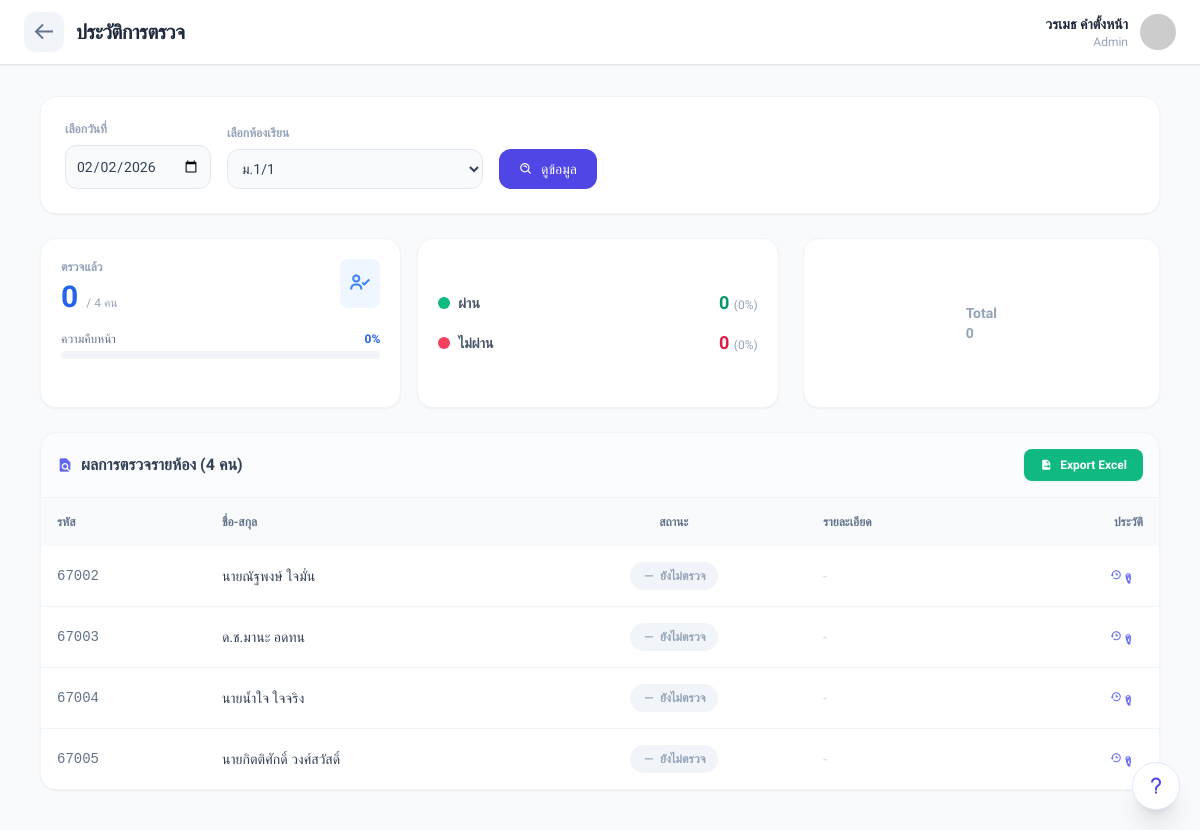
The app's page /history.php (signed in) with its own data.
### tables this page shows
CREATE TABLE `students` (
  `student_id` int(11) NOT NULL,
  `student_code` varchar(20) NOT NULL,
  `prefix` varchar(20) DEFAULT NULL,
  `first_name` varchar(100) NOT NULL,
  `last_name` varchar(100) NOT NULL,
  `gender` enum('male','female','other') DEFAULT NULL,
  `current_class_id` int(11) DEFAULT NULL
);

### history.php (the view, shortened to what this page needs)
<?php
require_once 'db.php';
$role = $_SESSION['role'];
$full_name = $_SESSION['full_name'];
$back_url = 'index.php';
if ($role === 'admin') $back_url = 'admin.php';
elseif (in_array($role, ['executive', 'director', 'deputy_director'])) $back_url = 'executive.php';
$filter_date = isset($_GET['date']) ? $_GET['date'] : date('Y-m-d');
$filter_class = isset($_GET['class_id']) ? $_GET['class_id'] : '';
$sql_classes = "SELECT c.* FROM classes c JOIN academic_years ay ON c.academic_year_id = ay.year_id WHERE ay.is_active = 1";
$sql_classes .= " ORDER BY c.level_name, c.room_number";
$classes = $conn->query($sql_classes)->fetchAll(PDO::FETCH_ASSOC);
if (empty($filter_class) && count($classes) > 0) {
    $filter_class = $classes[0]['class_id'];
}
$students = [];
$stats = [
    'total' => 0,
    'checked' => 0,
    'pass' => 0,
    'fail' => 0,
    'pct_pass' => 0,
    'pct_fail' => 0,
    'pct_progress' => 0
];
if ($filter_class) {
    $sql = "SELECT s.*,
            i.inspection_id, i.result_status, i.inspection_date, i.note,
            u.full_name as inspector_name,
            (SELECT GROUP_CONCAT(r.rule_name SEPARATOR ', ')
             FROM inspection_violations iv
             JOIN inspection_rules r ON iv.rule_id = r.rule_id
             WHERE iv.inspection_id = i.inspection_id) as violations
            FROM students s
            LEFT JOIN inspections i ON s.student_id = i.student_id AND DATE(i.inspection_date) = :filter_date
            LEFT JOIN users u ON i.inspector_id = u.user_id
            WHERE s.current_class_id = :class_id
            ORDER BY s.student_code ASC";
    $stmt = $conn->prepare($sql);
    $stmt->execute(['filter_date' => $filter_date, 'class_id' => $filter_class]);
    $students = $stmt->fetchAll(PDO::FETCH_ASSOC);
    $stats['total'] = count($students);
    if ($stats['total'] > 0) {
        $stats['pct_progress'] = round(($stats['checked'] / $stats['total']) * 100, 1);
    }
}
?>
<!DOCTYPE html>
<html lang="th">
<head>
    <script src="https://cdn.tailwindcss.com"></script>
    <link href='https://unpkg.com/boxicons@2.1.4/css/boxicons.min.css' rel='stylesheet'>
</head>
<body class="text-slate-800 min-h-screen pb-10"
      x-data="{
          showHistoryModal: false,
          historyData: [],
          currentStudentName: '',
          currentStudentId: null,
          isLoading: false,
          userRole: '<?php echo $role; ?>',
          async loadHistory(studentId, name) {
              this.currentStudentName = name;
              this.currentStudentId = studentId;
              this.showHistoryModal = true;
              this.isLoading = true;
              this.historyData = [];
              try {
                  const response = await fetch(`history.php?action=get_student_history&student_id=${studentId}`);
                  const data = await response.json();
                  this.historyData = data;
              } catch (error) {
                  console.error('Error:', error);
                  alert('ไม่สามารถดึงข้อมูลประวัติได้');
              } finally {
                  this.isLoading = false;
              }
          },
          async deleteInspection(inspectionId) {
              if (this.userRole !== 'teacher') return;
              const result = await Swal.fire({
                  title: 'ยืนยันการลบ?',
                  text: 'ข้อมูลการตรวจครั้งนี้จะถูกลบถาวร',
                  icon: 'warning',
                  showCancelButton: true,
                  confirmButtonColor: '#ef4444',
                  cancelButtonColor: '#cbd5e1',
                  confirmButtonText: 'ลบข้อมูล',
                  cancelButtonText: 'ยกเลิก'
              });
              if (result.isConfirmed) {
                  const formData = new FormData();
                  formData.append('action', 'delete_individual_history');
                  formData.append('inspection_id', inspectionId);
                  try {
                      const response = await fetch('history.php', { method: 'POST', body: formData });
                      const data = await response.json();
                      if (data.success) {
                          this.loadHistory(this.currentStudentId, this.currentStudentName);
                          Swal.fire('ลบสำเร็จ', '', 'success').then(() => { location.reload(); });
                      } else {
                          Swal.fire('เกิดข้อผิดพลาด', data.message, 'error');
                      }
                  } catch (error) {
                      Swal.fire('Error', 'Server Connection Error', 'error');
                  }
              }
          },
          formatDate(dateString) {
              if(!dateString) return '-';
              const date = new Date(dateString);
              return date.toLocaleDateString('th-TH', { day: 'numeric', month: 'long', year: 'numeric' });
          }
      }">
    <nav class="glass-nav fixed w-full z-50 px-6 py-3 flex justify-between items-center shadow-sm">
        <div class="flex items-center gap-3">
            <a href="<?php echo $back_url; ?>" class="w-10 h-10 bg-slate-100 rounded-xl flex items-center justify-center text-slate-500 hover:bg-slate-200 transition">
                <i class='bx bx-arrow-back text-2xl'></i>
            </a>
            <span class="font-bold text-xl tracking-tight text-slate-800">ประวัติการตรวจ</span>
        </div>
        <div class="flex items-center gap-3">
            <div class="text-right hidden sm:block">
                <p class="text-sm font-bold"><?php echo $full_name; ?></p>
                <p class="text-xs text-slate-400 capitalize"><?php echo ucfirst($role); ?></p>
            </div>
            <img src="https://ui-avatars.com/api/?name=<?php echo urlencode($full_name); ?>&background=random&rounded=true" class="w-9 h-9 rounded-full">
        </div>
    </nav>
    <div class="pt-24 px-4 max-w-6xl mx-auto">
        <div class="bg-white rounded-2xl p-6 shadow-sm border border-slate-100 mb-6">
            <form method="GET" class="flex flex-col md:flex-row gap-4 items-end">
                <div class="w-full md:w-auto">
                    <label class="block text-xs font-bold text-slate-400 uppercase mb-2">เลือกวันที่</label>
                    <input type="date" name="date" value="<?php echo $filter_date; ?>"
                           class="w-full bg-slate-50 border border-slate-200 text-slate-700 text-sm rounded-xl focus:ring-indigo-500 focus:border-indigo-500 block p-2.5">
                </div>
                <div class="w-full md:w-64">
                    <label class="block text-xs font-bold text-slate-400 uppercase mb-2">เลือกห้องเรียน</label>
                    <select name="class_id" class="w-full bg-slate-50 border border-slate-200 text-slate-700 text-sm rounded-xl focus:ring-indigo-500 focus:border-indigo-500 block p-2.5">
                        <?php foreach ($classes as $c): ?>
                            <option value="<?php echo $c['class_id']; ?>" <?php echo ($filter_class == $c['class_id']) ? 'selected' : ''; ?>>
                                ม.<?php echo $c['level_name'] . $c['room_number']; ?>
                            </option>
                        <?php endforeach; ?>
                    </select>
                </div>
                <button type="submit" class="w-full md:w-auto bg-indigo-600 hover:bg-indigo-700 text-white font-medium rounded-xl text-sm px-5 py-2.5 transition flex items-center justify-center gap-2">
                    <i class='bx bx-search-alt'></i> ดูข้อมูล
                </button>
            </form>
        </div>
        <?php if ($filter_class): ?>
        <div class="grid grid-cols-1 md:grid-cols-3 gap-6 mb-6">
            <div class="md:col-span-2 grid grid-cols-2 gap-4">
                <div class="bg-white p-5 rounded-2xl border border-slate-100 shadow-sm relative overflow-hidden">
                    <div class="flex justify-between items-start">
                        <div>
                            <p class="text-xs text-slate-400 font-bold uppercase">ตรวจแล้ว</p>
                            <div class="flex items-baseline gap-2 mt-1">
                                <h3 class="text-3xl font-bold text-blue-600"><?php echo $stats['checked']; ?></h3>
                                <span class="text-xs text-slate-400">/ <?php echo $stats['total']; ?> คน</span>
                            </div>
                        </div>
                        <div class="p-2 bg-blue-50 rounded-lg text-blue-500"><i class='bx bx-user-check text-2xl'></i></div>
                    </div>
                    <div class="mt-4">
                        <div class="flex justify-between text-xs mb-1">
                            <span class="text-slate-500">ความคืบหน้า</span>
                            <span class="font-bold text-blue-600"><?php echo $stats['pct_progress']; ?>%</span>
                        </div>
                        <div class="w-full bg-slate-100 rounded-full h-2">
                        </div>
                    </div>
                </div>
                <div class="bg-white p-5 rounded-2xl border border-slate-100 shadow-sm flex flex-col justify-center">
                    <div class="flex items-center justify-between mb-3">
                        <div class="flex items-center gap-2">
                            <div class="w-3 h-3 rounded-full bg-emerald-500"></div>
                            <span class="text-sm font-bold text-slate-600">ผ่าน</span>
                        </div>
                        <span class="text-lg font-bold text-emerald-600"><?php echo $stats['pass']; ?> <span class="text-xs text-slate-400 font-normal">(<?php echo $stats['pct_pass']; ?>%)</span></span>
                    </div>
                    <div class="flex items-center justify-between">
                        <div class="flex items-center gap-2">
                            <div class="w-3 h-3 rounded-full bg-rose-500"></div>
                            <span class="text-sm font-bold text-slate-600">ไม่ผ่าน</span>
                        </div>
                        <span class="text-lg font-bold text-rose-600"><?php echo $stats['fail']; ?> <span class="text-xs text-slate-400 font-normal">(<?php echo $stats['pct_fail']; ?>%)</span></span>
                    </div>
                </div>
            </div>
            <div class="bg-white p-5 rounded-2xl border border-slate-100 shadow-sm flex items-center justify-center">
                <div class="relative w-32 h-32">
                    <canvas id="summaryChart"></canvas>
                    <div class="absolute inset-0 flex items-center justify-center pointer-events-none">
                        <span class="text-sm font-bold text-slate-400">Total<br><?php echo $stats['checked']; ?></span>
                    </div>
                </div>
            </div>
        </div>
        <div class="bg-white rounded-2xl shadow-sm border border-slate-100 overflow-hidden">
            <div class="p-4 border-b border-slate-100 bg-slate-50/50 flex flex-col sm:flex-row justify-between items-center gap-3">
                <h3 class="font-bold text-slate-700 flex items-center gap-2">
                    <i class='bx bxs-file-find text-indigo-500'></i>
                    ผลการตรวจรายห้อง (<?php echo count($students); ?> คน)
                </h3>
                <div class="flex items-center gap-2">
                    <a href="export_excel.php?class_id=<?php echo $filter_class; ?>&date=<?php echo $filter_date; ?>"
                       target="_blank"
                       class="bg-emerald-500 hover:bg-emerald-600 text-white text-xs font-bold px-4 py-2 rounded-lg flex items-center gap-2 transition shadow-sm">
                        <i class='bx bxs-file-export'></i> Export Excel
                    </a>
                </div>
            </div>
            <div class="overflow-x-auto">
                <table class="w-full text-left text-sm">
                    <thead class="bg-slate-50 text-slate-500 uppercase text-xs font-bold">
                        <tr>
                            <th class="p-4">รหัส</th>
                            <th class="p-4">ชื่อ-สกุล</th>
                            <th class="p-4 text-center">สถานะ</th>
                            <th class="p-4">รายละเอียด</th>
                            <th class="p-4 text-right">ประวัติ</th>
                        </tr>
                    </thead>
                    <tbody class="divide-y divide-slate-100">
                        <?php foreach ($students as $s):
                            $status_class = 'bg-slate-100 text-slate-400';
                            $status_text = 'ยังไม่ตรวจ';
                            $icon = 'bx-minus';
                        ?>
                        <tr class="hover:bg-slate-50 transition">
                            <td class="p-4 font-mono text-slate-500"><?php echo $s['student_code']; ?></td>
                            <td class="p-4 font-medium text-slate-700">
                                <?php echo $s['prefix'] . $s['first_name'] . ' ' . $s['last_name']; ?>
                            </td>
                            <td class="p-4 text-center">
                                <span class="px-3 py-1 rounded-full text-xs font-bold inline-flex items-center gap-1 <?php echo $status_class; ?>">
                                    <i class='bx <?php echo $icon; ?> text-sm'></i> <?php echo $status_text; ?>
                                </span>
                            </td>
                            <td class="p-4">
                                <?php if ($s['result_status'] == 'fail'): ?>
                                    <span class="text-rose-600 font-medium"><?php echo $s['violations']; ?></span>
                                    <?php if ($s['note']): ?>
                                        <div class="text-xs text-slate-400 mt-1">Note: <?php echo $s['note']; ?></div>
                                    <?php endif; ?>
                                <?php elseif ($s['result_status'] == 'pass'): ?>
                                    <span class="text-emerald-500 text-xs"><i class='bx bxs-star'></i> เรียบร้อยดีมาก</span>
                                <?php else: ?>
                                    <span class="text-slate-300">-</span>
                                <?php endif; ?>
                            </td>
                            <td class="p-4 text-right">
                                <button @click="loadHistory(<?php echo $s['student_id']; ?>, '<?php echo $s['first_name']; ?>')"
                                        class="text-indigo-500 hover:bg-indigo-50 px-3 py-1.5 rounded-lg text-xs font-bold transition">
                                    <i class='bx bx-history'></i> ดู
                                </button>
                            </td>
                        </tr>
                        <?php endforeach; ?>
                    </tbody>
                </table>
            </div>
        </div>
        <?php endif; ?>
    </div>
    <?php include 'manual.php'; ?>
</body>
</html>

### history.php (style rules this page uses)
body { font-family: 'Prompt', sans-serif; background-color: #f8fafc; }
.glass-nav { background: rgba(255, 255, 255, 0.95); backdrop-filter: blur(10px); border-bottom: 1px solid #e2e8f0; }

### records on screen
students: student_code "67002", prefix "นาย", first_name "ณัฐพงษ์", last_name "ใจมั่น", status_text "ยังไม่ตรวจ"
students: student_code "67003", prefix "ด.ช.", first_name "มานะ", last_name "อดทน", status_text "ยังไม่ตรวจ"
students: student_code "67004", prefix "นาย", first_name "น้ำใจ", last_name "ใจจริง", status_text "ยังไม่ตรวจ"
students: student_code "67005", prefix "นาย", first_name "กิตติศักดิ์", last_name "วงศ์สวัสดิ์", status_text "ยังไม่ตรวจ"

### other values on screen
$full_name "วรเมธ คำตั้งหน้า"
$role "Admin"
$stats['checked'] "0"
$stats['total'] "4"
$stats['pct_progress'] "0"
$stats['pass'] "0"
$stats['pct_pass'] "0"
$stats['fail'] "0"
$stats['pct_fail'] "0"
count($students) "4"
